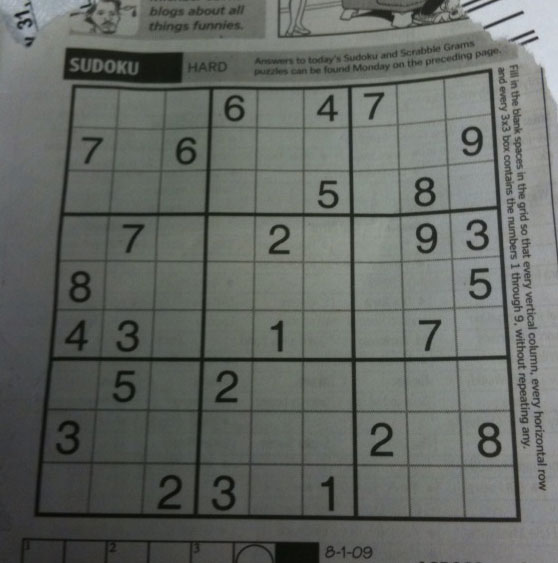
#> input picture sudoku.png, 558 x 563 px
$ python hough_line_transform.py
#> lines starting #> are read from the running program, lines starting #| are printed output that depends on the picture; after the words box and inside, x2 and y2 are one past the last pixel; in counts of white or black regions, pixels touching at a corner belong together
import cv2
import numpy as np

img = cv2.imread("sudoku.png")
#> img is the input picture: shape (563, 558, 3); mean B, G, R 99.5, 104.1, 100
gray = cv2.cvtColor(img, cv2.COLOR_BGR2GRAY)
edges = cv2.Canny(gray, 50, 150, apertureSize=3)
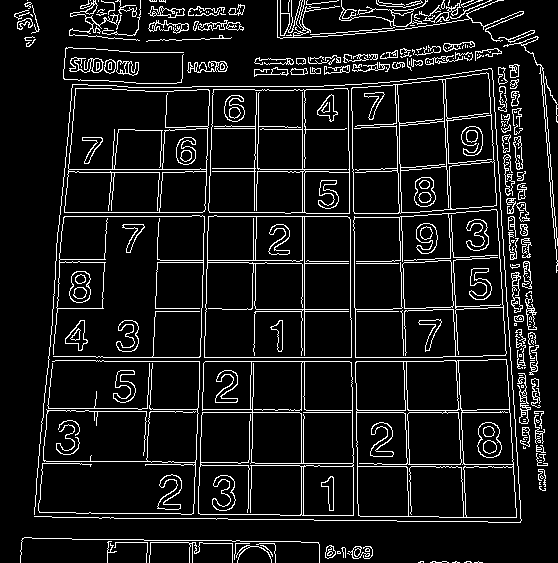
#> edges: shape (563, 558); 9.4% white in thin lines or dots

lines = cv2.HoughLines(edges, 1, np.pi / 180, 200)
#> lines = 29 rows, first 8: [361, 1.57], [357, 1.57], [304, 0], [412, 1.57], [212, 0.0349], [216, 0.0349], [216, 1.57], [-349, 3.12]
cv2.imshow("edges", edges)
cv2.waitKey()
for line in lines:
    rho, theta = line[0]
    (x0, y0) = (np.cos(theta)*rho, np.sin(theta)*rho)
    (x1, y1) = (np.sin(theta)*1000+x0, -np.cos(theta) * 1000+y0)
    (x2, y2) = (np.sin(theta) * -1000 + x0, np.cos(theta) * 1000 + y0)
    cv2.line(img, (int(x2), int(y2)), (int(x1), int(y1)), (255, 255, 0))
#> this loop made 29 passes
#> (rho, theta, x0, y0, x1, y1, x2, y2) on passes 1 to 12: (361, 1.57, -1.58e-05, 361, 1000, 361, -1000, 361), (357, 1.57, -1.56e-05, 357, 1000, 357, -1000, 357), (304, 0, 304, 0, 304, -1000, 304, 1000), (412, 1.57, -1.8e-05, 412, 1000, 412, -1000, 412), (212, 0.0349, 211.9, 7.4, 246.8, -992, 177, 1006.8), (216, 0.0349, 215.9, 7.54, 250.8, -991.9, 181, 1006.9), (216, 1.57, -9.44e-06, 216, 1000, 216, -1000, 216), (-349, 3.12, 348.9, -6.09, 366.4, 993.8, 331.5, -1005.9), (169, 1.57, -7.39e-06, 169, 1000, 169, -1000, 169), (257, 0.0175, 257, 4.49, 274.4, -995.4, 239.5, 1004.3), (212, 1.57, -9.27e-06, 212, 1000, 212, -1000, 212), (-393, 3.11, 392.8, -13.72, 427.7, 985.7, 357.9, -1013.1)
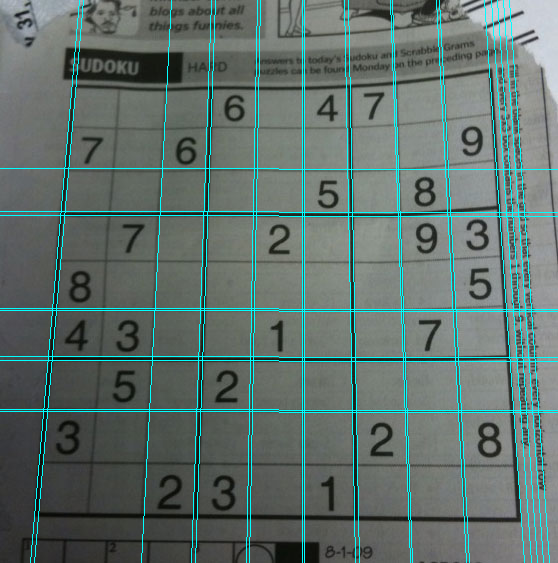
#> img: shape (563, 558, 3); 5.13% of pixels changed, all inside (x1, y1, x2, y2) = (0, 0, 558, 563)

cv2.imshow("img", img)
cv2.waitKey()
cv2.destroyAllWindows()
